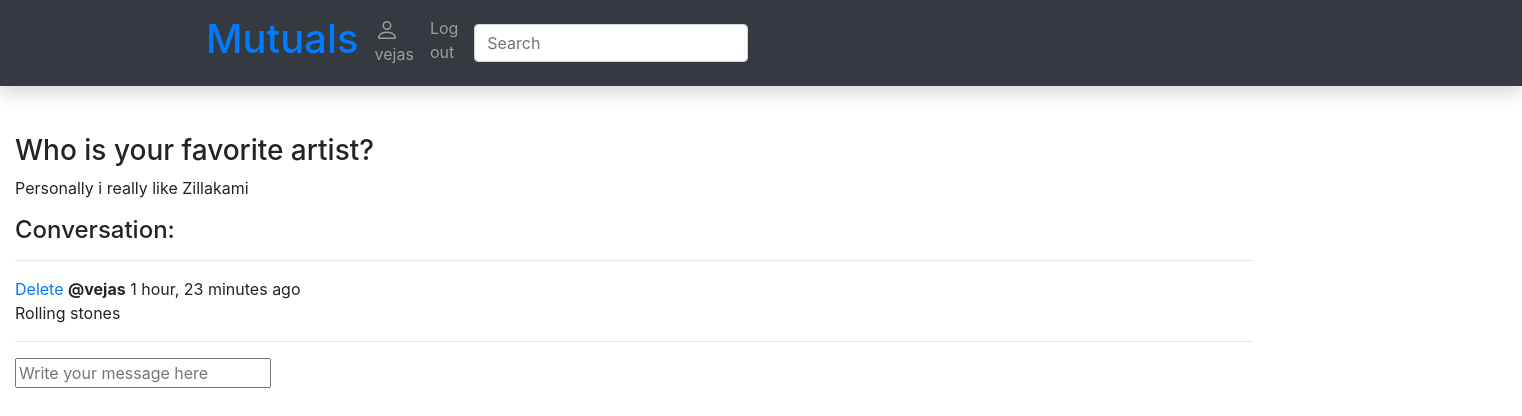
Page /t/1/ (signed in) on the committed database.
### library/models.py (models this page shows, shortened)
class Post(models.Model):
    post_name = models.CharField('Post name', max_length=100)
    description = HTMLField()
    updated = models.DateTimeField(auto_now=True)
    created = models.DateTimeField(auto_now_add=True)
    interest_tag = models.ManyToManyField(Interest, related_name='interest_tag')
    post_host = models.ForeignKey(User, on_delete=models.SET_NULL, null=True)
    class Meta:
        ordering = ['-updated', 'created']

class Comment(models.Model):
    user = models.ForeignKey(User, on_delete=models.CASCADE)
    post = models.ForeignKey(Post, on_delete=models.CASCADE)
    body = models.TextField()
    updated = models.DateTimeField(auto_now=True)
    created = models.DateTimeField(auto_now_add=True)
    class Meta:
        ordering = ['-updated', 'created']

### library/views.py (the view, shortened to what this page needs)
# urls.py: path('t/<str:pk>/', views.topic, name="topic"),
def topic(request, pk):
    post = Post.objects.get(id=pk)
    comment = post.comment_set.all().order_by('created')
    context = {
        'post': post,
        'comment': comment
    }
    return render(request, 'library/topic.html', context)

### library/templates/library/topic.html (shortened to what this page needs)
{% extends 'main.html' %}
{% block content %}
<h3>{{post.post_name}}</h3>
<p>{{post.description}}</p>
<div class="comment-frapper">
        <h4>Conversation:</h4>
        <hr>
        {% for a in comment %}
                <div>
                        {% if user == a.user %}
                        <a href="{% url 'delete-comment' a.id %}" >Delete</a>
                        {% endif %}
                        <a><strong>@{{a.user}}</strong> {{a.created|timesince}} ago </a>
                        <br>
                        <a>{{a.body}}</a>
                        <hr>
                </div>
        {% endfor %}
</div>
{% if request.user.is_authenticated %}
<div class="comment-form">
        <form method="POST" action="">
                <input type="text" name="body" placeholder="Write your message here" />
        </form>
</div>
{% endif %}
{% endblock %}

### templates/navbar.html (shortened to what this page needs)
    <nav class="navbar navbar-expand-lg navbar-dark bg-dark static-top mb-5 shadow">
      <div class="container">
        <div class="collapse navbar-collapse" id="navbarResponsive">
              <a class="form-inline ml-0 mr-2" href="/">
                <h1>Mutuals</h1>
              </a>
          <ul class="navbar-nav ml-auto">
          {% if request.user.is_authenticated %}
                <li class="nav-item">
                    <a class="nav-link" href="{% url 'user-profile' request.user.id %}">
                {{request.user}}
                    </a>
                </li>
              <li class="nav-item"><a class="nav-link" href="{% url 'logout'%}">Log out</a>
              </li>
                  <li>
                     <form method="GET" action="{% url 'home' %}" class="form-inline my-2 my-3 md-5 ml-2">
                        <input class="form-control" type="text" name="q" placeholder="Search" />
                    </form>
                  </li>
              {% else %}
                <li class="nav-item"><a class="nav-link" href="{% url 'login'%}">Log in</a></li>
                <li class="nav-item"><a class="nav-link" href="{% url 'register'%}">Register</a></li>
              {% endif %}
            </ul>
          </div>
          <div class="col-sm-10 ">{% block content %}{% endblock %}</div>
        </div>
    </nav>

### rows in the picture
Post: post_name "Who is your favorite artist?", description "Personally i really like Zillakami"
Comment: shows "Delete", user "vejas", created "1 hour, 23 minutes", body "Rolling stones"

### other values in the picture
{{ request.user }} "vejas"
